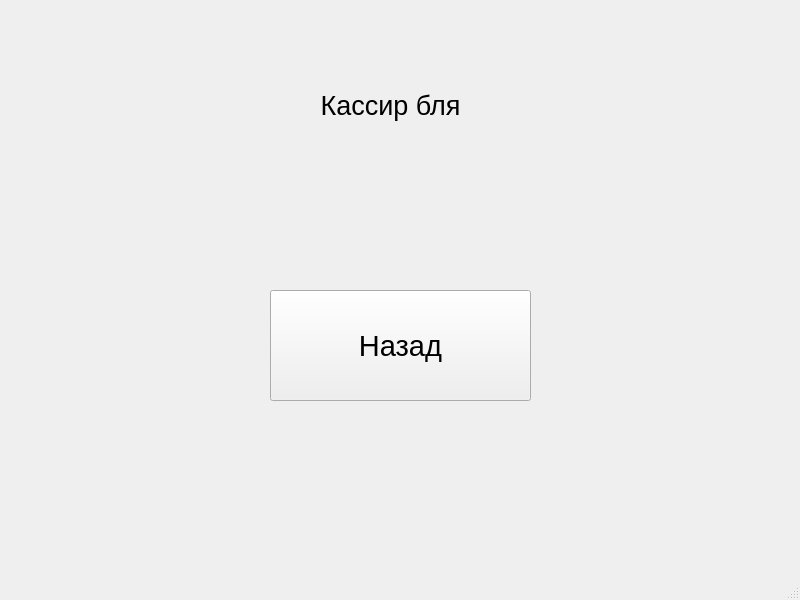
<?xml version="1.0" encoding="UTF-8"?>
<ui version="4.0">
 <class>CashierWindow</class>
 <widget class="QMainWindow" name="CashierWindow">
  <property name="geometry">
   <rect>
    <x>0</x>
    <y>0</y>
    <width>800</width>
    <height>600</height>
   </rect>
  </property>
  <property name="windowTitle">
   <string>MainWindow</string>
  </property>
  <widget class="QWidget" name="centralwidget">
   <widget class="QLabel" name="label">
    <property name="geometry">
     <rect>
      <x>270</x>
      <y>60</y>
      <width>241</width>
      <height>91</height>
     </rect>
    </property>
    <property name="font">
     <font>
      <pointsize>20</pointsize>
     </font>
    </property>
    <property name="text">
     <string>Кассир бля</string>
    </property>
    <property name="alignment">
     <set>Qt::AlignCenter</set>
    </property>
   </widget>
   <widget class="QPushButton" name="pushButton">
    <property name="geometry">
     <rect>
      <x>270</x>
      <y>290</y>
      <width>261</width>
      <height>111</height>
     </rect>
    </property>
    <property name="font">
     <font>
      <pointsize>22</pointsize>
     </font>
    </property>
    <property name="text">
     <string>Назад</string>
    </property>
   </widget>
  </widget>
  <widget class="QMenuBar" name="menubar">
   <property name="geometry">
    <rect>
     <x>0</x>
     <y>0</y>
     <width>800</width>
     <height>21</height>
    </rect>
   </property>
  </widget>
  <widget class="QStatusBar" name="statusbar"/>
 </widget>
 <resources/>
 <connections/>
</ui>
